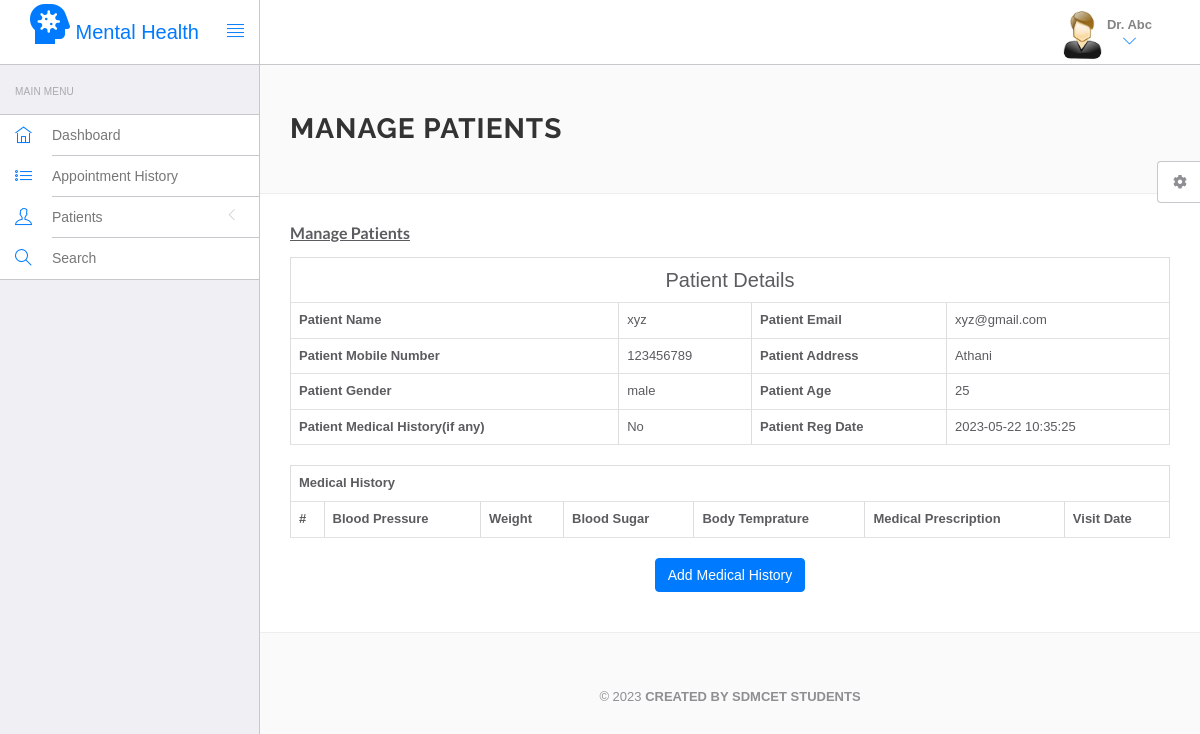
/Web/hms/doctor/view-patient.php?viewid=7 (signed in), run on the app's committed database.
### tables this page shows
CREATE TABLE IF NOT EXISTS `doctors` (
  `id` int NOT NULL AUTO_INCREMENT,
  `specilization` varchar(255) DEFAULT NULL,
  `doctorName` varchar(255) DEFAULT NULL,
  `address` longtext,
  `docFees` varchar(255) DEFAULT NULL,
  `contactno` bigint DEFAULT NULL,
  `docEmail` varchar(255) DEFAULT NULL,
  `password` varchar(255) DEFAULT NULL,
  `creationDate` timestamp NULL DEFAULT CURRENT_TIMESTAMP,
  `updationDate` timestamp NULL DEFAULT NULL ON UPDATE CURRENT_TIMESTAMP,
  PRIMARY KEY (`id`)
);

CREATE TABLE IF NOT EXISTS `tblpatient` (
  `ID` int NOT NULL AUTO_INCREMENT,
  `Docid` int DEFAULT NULL,
  `PatientName` varchar(200) DEFAULT NULL,
  `PatientContno` bigint DEFAULT NULL,
  `PatientEmail` varchar(200) DEFAULT NULL,
  `PatientGender` varchar(50) DEFAULT NULL,
  `PatientAdd` mediumtext,
  `PatientAge` int DEFAULT NULL,
  `PatientMedhis` mediumtext,
  `CreationDate` timestamp NULL DEFAULT CURRENT_TIMESTAMP,
  `UpdationDate` timestamp NULL DEFAULT NULL ON UPDATE CURRENT_TIMESTAMP,
  PRIMARY KEY (`ID`)
);

### Web/hms/doctor/view-patient.php (the view, shortened to what this page needs)
<?php
include('include/config.php');
?>
<!DOCTYPE html>
<html lang="en">
	<head>
		<link rel="stylesheet" href="vendor/bootstrap/css/bootstrap.min.css">
		<link rel="stylesheet" href="vendor/fontawesome/css/font-awesome.min.css">
		<link rel="stylesheet" href="vendor/themify-icons/themify-icons.min.css">
		<link href="vendor/animate.css/animate.min.css" rel="stylesheet" media="screen">
		<link href="vendor/perfect-scrollbar/perfect-scrollbar.min.css" rel="stylesheet" media="screen">
		<link href="vendor/switchery/switchery.min.css" rel="stylesheet" media="screen">
		<link href="vendor/bootstrap-touchspin/jquery.bootstrap-touchspin.min.css" rel="stylesheet" media="screen">
		<link href="vendor/select2/select2.min.css" rel="stylesheet" media="screen">
		<link href="vendor/bootstrap-datepicker/bootstrap-datepicker3.standalone.min.css" rel="stylesheet" media="screen">
		<link href="vendor/bootstrap-timepicker/bootstrap-timepicker.min.css" rel="stylesheet" media="screen">
		<link rel="stylesheet" href="assets/css/styles.css">
		<link rel="stylesheet" href="assets/css/plugins.css">
		<link rel="stylesheet" href="assets/css/themes/theme-1.css" id="skin_color" />
	</head>
	<body>
		<div id="app">
<?php include('include/sidebar.php');?>
<div class="app-content">
<?php include('include/header.php');?>
<div class="main-content" >
<div class="wrap-content container" id="container">
<section id="page-title">
<div class="row">
<div class="col-sm-8">
<h1 class="mainTitle"><b>Manage Patients</b></h1>
</div>
</div>
</section>
<div class="container-fluid container-fullw bg-white">
<div class="row">
<div class="col-md-12">
<h5 class="over-title margin-bottom-15"> <span class="text-bold"><u>Manage Patients</u></span></h5>
<?php
                               $vid=$_GET['viewid'];
                               $ret=mysqli_query($con,"select * from tblpatient where ID='$vid'");
while ($row=mysqli_fetch_array($ret)) {
                               ?>
<table border="1" class="table table-bordered">
 <tr align="center">
<td colspan="4" style="font-size:20px;color:blue">
 Patient Details</td></tr>
    <tr>
    <th scope>Patient Name</th>
    <td><?php  echo $row['PatientName'];?></td>
    <th scope>Patient Email</th>
    <td><?php  echo $row['PatientEmail'];?></td>
  </tr>
  <tr>
    <th scope>Patient Mobile Number</th>
    <td><?php  echo $row['PatientContno'];?></td>
    <th>Patient Address</th>
    <td><?php  echo $row['PatientAdd'];?></td>
  </tr>
    <tr>
    <th>Patient Gender</th>
    <td><?php  echo $row['PatientGender'];?></td>
    <th>Patient Age</th>
    <td><?php  echo $row['PatientAge'];?></td>
  </tr>
  <tr>
    <th>Patient Medical History(if any)</th>
    <td><?php  echo $row['PatientMedhis'];?></td>
     <th>Patient Reg Date</th>
    <td><?php  echo $row['CreationDate'];?></td>
  </tr>
<?php }?>
</table>
<table id="datatable" class="table table-bordered dt-responsive nowrap" style="border-collapse: collapse; border-spacing: 0; width: 100%;">
  <tr align="center">
   <th colspan="8" >Medical History</th>
  </tr>
  <tr>
    <th>#</th>
<th>Blood Pressure</th>
<th>Weight</th>
<th>Blood Sugar</th>
<th>Body Temprature</th>
<th>Medical Prescription</th>
<th>Visit Date</th>
</tr>
</table>
<p align="center">
 <button class="btn btn-primary waves-effect waves-light w-lg" data-toggle="modal" data-target="#myModal">Add Medical History</button></p>
</div>
</div>
</div>
</div>
	<?php include('include/footer.php');?>
	<?php include('include/setting.php');?>
		</div>
	</body>
</html>

### Web/hms/doctor/include/header.php (shortened to what this page needs)
<html>
<link rel="stylesheet" href="https://cdnjs.cloudflare.com/ajax/libs/font-awesome/5.15.4/css/all.min.css">
<header class="navbar navbar-default navbar-static-top">
					<div class="navbar-header">
						<a class="navbar-brand" href="#">
						<a href="#" class="logo" style="font-size:20px";> <i class='fas fa-head-side-virus' style='font-size:40px';></i> Mental Health </a>
						</a>
						<a href="#" class="sidebar-toggler pull-right visible-md visible-lg" data-toggle-class="app-sidebar-closed" data-toggle-target="#app">
							<i class="ti-align-justify"></i>
						</a>
					</div>
					<div class="navbar-collapse collapse">
						<ul class="nav navbar-right">
							<li class="dropdown current-user">
								<a href class="dropdown-toggle" data-toggle="dropdown">
									<img src="assets/images/images.jpg" > <span class="username">
									<h><b>Dr. </b></h>
									<b><?php $query=mysqli_query($con,"select doctorName from doctors where id='".$_SESSION['id']."'");
while($row=mysqli_fetch_array($query))
{
	echo $row['doctorName'];
}
									?></b> <i class="ti-angle-down"></i></i></span>
								</a>
							</li>
							</ul>
					</div>
				</header>
				</html>

### Web/hms/doctor/assets/css/themes/theme-1.css (style rules this page uses)
body { background: #FAFAFA; }
header .navbar-header { background: #ffffff !important; border-right-color: #c8c7cc !important; border-bottom-color: #c8c7cc !important; }
header .navbar-header .sidebar-toggler, header .navbar-header .sidebar-mobile-toggler { color: #007aff !important; }
header .navbar-header .navbar-brand { color: #777 !important; }
header .navbar-collapse { background: #ffffff !important; border-bottom-color: #c8c7cc !important; box-shadow: none !important; }
header .navbar-collapse .navbar-right > li > a { color: #777; }
header .navbar-collapse .navbar-right > li > a i { color: #007aff !important; }

### data on the page
doctors: doctorName "Abc"
tblpatient: PatientName "xyz", PatientEmail "xyz@gmail.com", PatientContno "123456789", PatientAdd "Athani", PatientGender "male", PatientAge "25", PatientMedhis "No", CreationDate "2023-05-22 10:35:25"
